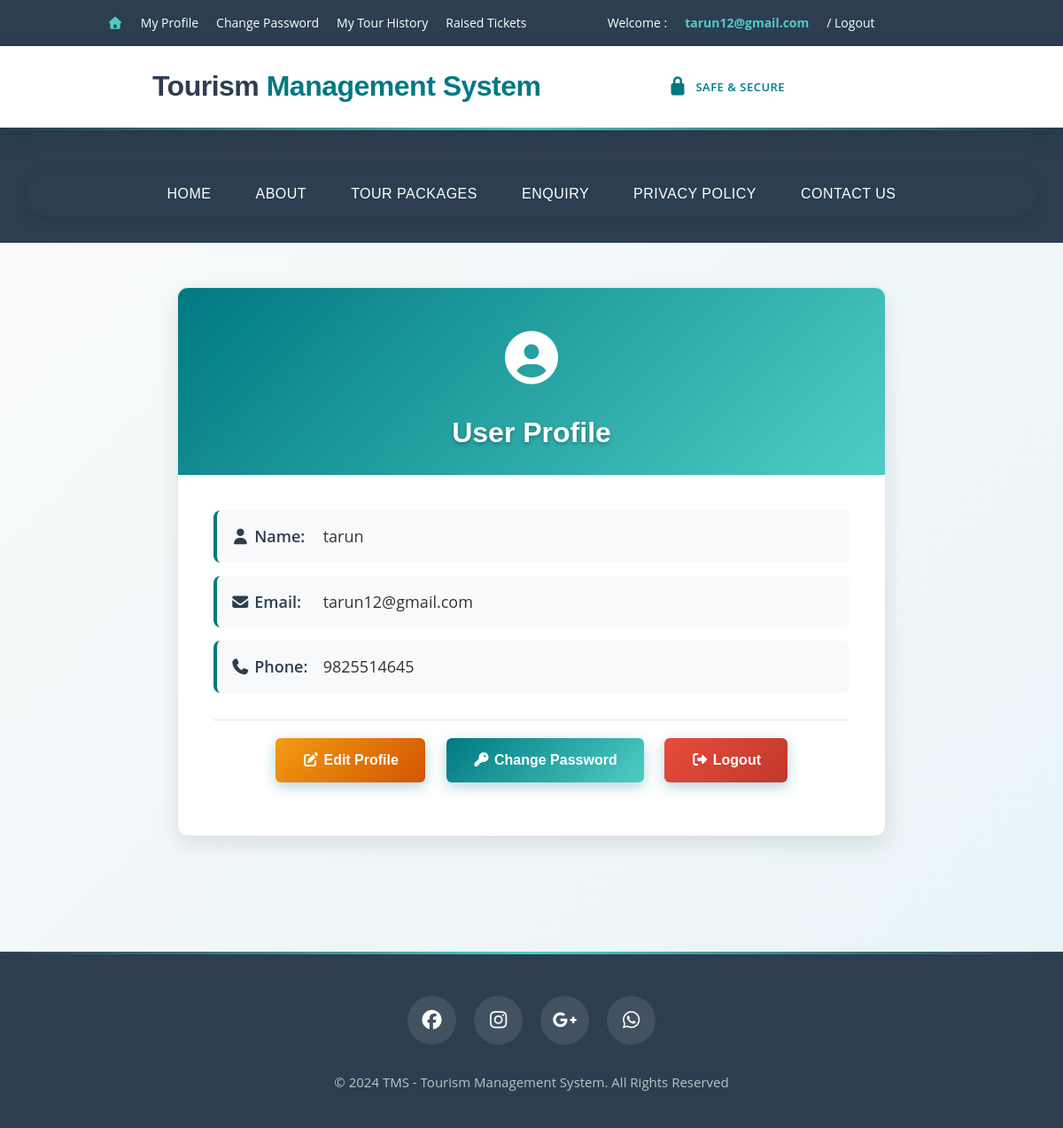
The app's page /profile.php (signed in) with its own data.
### tables this page shows
CREATE TABLE `user` (
  `id` int(11) NOT NULL,
  `name` varchar(250) NOT NULL,
  `email` varchar(100) NOT NULL,
  `phone` bigint(10) NOT NULL,
  `password` varchar(255) NOT NULL
);

### profile.php (the view, shortened to what this page needs)
<?php
include('./includes/config.php');
$email = $_SESSION['login'];
$query = mysqli_query($conn, "SELECT * FROM user WHERE email='$email'");
$user = mysqli_fetch_array($query);
?>
<!DOCTYPE html>
<html lang="en">
<head>
    <link rel="stylesheet" href="https://cdnjs.cloudflare.com/ajax/libs/font-awesome/4.7.0/css/font-awesome.min.css">
    <link rel="stylesheet" href="https://cdn.jsdelivr.net/npm/bootstrap@3.4.1/dist/css/bootstrap.min.css">
    <link rel="stylesheet" href="https://cdnjs.cloudflare.com/ajax/libs/animate.css/3.7.2/animate.min.css">
    <link rel="stylesheet" href="./css/style.css">
    <link rel="stylesheet" href="https://cdnjs.cloudflare.com/ajax/libs/font-awesome/7.0.0/css/all.min.css" />
</head>
<body>
<?php  include('./includes/header.php')    ?>
<div class="profile-container">
    <div class="container">
        <div class="profile-card wow fadeInUp">
            <div class="profile-header">
                <div class="profile-icon">
                    <i class="fas fa-user-circle"></i>
                </div>
                <h2>User Profile</h2>
            </div>
            <div class="profile-content">
                <div class="profile-info">
                    <p><strong><i class="fas fa-user"></i> Name:</strong> <?php echo htmlspecialchars($user['name']); ?></p>
                    <p><strong><i class="fas fa-envelope"></i> Email:</strong> <?php echo htmlspecialchars($user['email']); ?></p>
                    <p><strong><i class="fas fa-phone"></i> Phone:</strong> <?php echo htmlspecialchars($user['phone']); ?></p>
                </div>
                <div class="profile-actions">
                    <a href="edit-profile.php" class="btn-profile btn-edit">
                        <i class="fas fa-edit"></i> Edit Profile
                    </a>
                    <a href="change-password.php" class="btn-profile">
                        <i class="fas fa-key"></i> Change Password
                    </a>
                    <a href="logout.php" class="btn-profile btn-logout">
                        <i class="fas fa-sign-out-alt"></i> Logout
                    </a>
                </div>
            </div>
        </div>
    </div>
</div>
<?php include('./includes/footer.php'); ?>
</body>
</html>

### css/style.css (style rules this page uses)
:root { --primary-color: #007982; --secondary-color: #FF6B6B; --dark-color: #2C3E50; --light-color: #F8F9FA; --accent-color: #4ECDC4; --text-color: #333; --text-light: #777; --white: #FFF; --black: #000; --radius: 12px; --shadow: 0 8px 25px rgba(0, 0, 0, 0.1); --shadow-hover: 0 15px 35px rgba(0, 0, 0, 0.15); --transition: all 0.3s ease; --font-main: 'Poppins', sans-serif; --font-body: 'Open Sans', sans-serif; --border: 1px solid rgba(0, 0, 0, 0.1); }
* { margin: 0; padding: 0; box-sizing: border-box; }
body { font-family: var(--font-body); background: var(--light-color); color: var(--text-color); line-height: 1.6; overflow-x: hidden; }
a { text-decoration: none; color: inherit; transition: var(--transition); }
.wow { visibility: hidden; }
.animated { animation-duration: 1s; animation-fill-mode: both; }
.fadeInUp { animation-name: fadeInUp; }
.profile-container { padding: 50px 0; background: linear-gradient(135deg, #f9fafa 0%, #e8f4f8 100%); min-height: 100vh; }
.profile-card { background: var(--white); border-radius: var(--radius); box-shadow: var(--shadow); overflow: hidden; max-width: 800px; margin: 0 auto; transition: var(--transition); border: var(--border); }
.profile-header { background: linear-gradient(135deg, var(--primary-color), var(--accent-color)); padding: 30px; text-align: center; color: var(--white); }
.profile-header h2 { font-size: 32px; margin: 0; font-weight: 700; font-family: var(--font-main); text-shadow: 0 2px 4px rgba(0, 0, 0, 0.3); }
.profile-content { padding: 40px; }
.profile-info { margin-bottom: 30px; }
.profile-info p { font-size: 18px; margin-bottom: 15px; padding: 15px; background: #f8f9fa; border-radius: 8px; border-left: 4px solid var(--primary-color); transition: var(--transition); }
.profile-info strong { color: var(--dark-color); font-weight: 600; min-width: 100px; display: inline-block; }
.profile-actions { text-align: center; padding: 20px 0; border-top: var(--border); }
.btn-profile { display: inline-block; padding: 12px 30px; background: linear-gradient(135deg, var(--primary-color), var(--accent-color)); color: var(--white); text-decoration: none; border-radius: 6px; font-weight: 600; font-size: 16px; transition: var(--transition); box-shadow: 0 5px 15px rgba(0, 121, 130, 0.3); border: none; cursor: pointer; font-family: var(--font-main); margin: 0 10px; }
.btn-logout { background: linear-gradient(135deg, #e74c3c, #c0392b); }
.btn-edit { background: linear-gradient(135deg, #f39c12, #d35400); }
.profile-icon { font-size: 60px; margin-bottom: 20px; color: var(--white); animation: bounce 2s infinite; }

### records on screen
user: name "tarun", email "tarun12@gmail.com", phone "9825514645"

### other values on screen
$_SESSION['login'] "tarun12@gmail.com"
